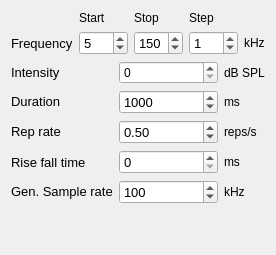
          <widget class="QWidget" name="page_2">
           <layout class="QVBoxLayout" name="verticalLayout_5">
            <item>
             <layout class="QGridLayout" name="gridLayout_8">
              <item row="1" column="4">
               <widget class="QLabel" name="label_63">
                <property name="sizePolicy">
                 <sizepolicy hsizetype="Fixed" vsizetype="Preferred">
                  <horstretch>0</horstretch>
                  <verstretch>0</verstretch>
                 </sizepolicy>
                </property>
                <property name="text">
                 <string>kHz</string>
                </property>
               </widget>
              </item>
              <item row="1" column="2">
               <widget class="QSpinBox" name="freq_stop_spnbx_2">
                <property name="font">
                 <font>
                  <pointsize>10</pointsize>
                 </font>
                </property>
                <property name="maximum">
                 <number>200</number>
                </property>
                <property name="value">
                 <number>150</number>
                </property>
               </widget>
              </item>
              <item row="1" column="0">
               <widget class="QLabel" name="label_64">
                <property name="sizePolicy">
                 <sizepolicy hsizetype="Fixed" vsizetype="Preferred">
                  <horstretch>0</horstretch>
                  <verstretch>0</verstretch>
                 </sizepolicy>
                </property>
                <property name="font">
                 <font>
                  <pointsize>10</pointsize>
                 </font>
                </property>
                <property name="text">
                 <string>Frequency</string>
                </property>
               </widget>
              </item>
              <item row="1" column="1">
               <widget class="QSpinBox" name="freq_start_spnbx_2">
                <property name="font">
                 <font>
                  <pointsize>10</pointsize>
                 </font>
                </property>
                <property name="maximum">
                 <number>200</number>
                </property>
                <property name="singleStep">
                 <number>5</number>
                </property>
                <property name="value">
                 <number>5</number>
                </property>
               </widget>
              </item>
              <item row="0" column="2">
               <widget class="QLabel" name="label_67">
                <property name="text">
                 <string>Stop</string>
                </property>
               </widget>
              </item>
              <item row="0" column="1">
               <widget class="QLabel" name="label_65">
                <property name="text">
                 <string>Start</string>
                </property>
               </widget>
              </item>
              <item row="0" column="3">
               <widget class="QLabel" name="label_68">
                <property name="text">
                 <string>Step</string>
                </property>
               </widget>
              </item>
              <item row="1" column="3">
               <widget class="QSpinBox" name="freq_step_spnbx_2">
                <property name="font">
                 <font>
                  <pointsize>10</pointsize>
                 </font>
                </property>
                <property name="maximum">
                 <number>100</number>
                </property>
                <property name="value">
                 <number>1</number>
                </property>
               </widget>
              </item>
             </layout>
            </item>
            <item>
             <layout class="QGridLayout" name="gridLayout_6">
              <item row="3" column="1">
               <widget class="QSpinBox" name="risefall_spnbx_4">
                <property name="font">
                 <font>
                  <pointsize>10</pointsize>
                 </font>
                </property>
                <property name="maximum">
                 <number>100</number>
                </property>
               </widget>
              </item>
              <item row="3" column="2">
               <widget class="QLabel" name="label_47">
                <property name="sizePolicy">
                 <sizepolicy hsizetype="Fixed" vsizetype="Fixed">
                  <horstretch>0</horstretch>
                  <verstretch>0</verstretch>
                 </sizepolicy>
                </property>
                <property name="text">
                 <string>ms</string>
                </property>
               </widget>
              </item>
              <item row="2" column="1">
               <widget class="QDoubleSpinBox" name="reprate_spnbx_3">
                <property name="font">
                 <font>
                  <pointsize>10</pointsize>
                 </font>
                </property>
                <property name="minimum">
                 <double>0.100000000000000</double>
                </property>
                <property name="maximum">
                 <double>10.000000000000000</double>
                </property>
                <property name="value">
                 <double>0.500000000000000</double>
                </property>
               </widget>
              </item>
              <item row="3" column="0">
               <widget class="QLabel" name="label_44">
                <property name="font">
                 <font>
                  <pointsize>10</pointsize>
                 </font>
                </property>
                <property name="text">
                 <string>Rise fall time</string>
                </property>
               </widget>
              </item>
              <item row="4" column="2">
               <widget class="QLabel" name="label_45">
                <property name="sizePolicy">
                 <sizepolicy hsizetype="Fixed" vsizetype="Fixed">
                  <horstretch>0</horstretch>
                  <verstretch>0</verstretch>
                 </sizepolicy>
                </property>
                <property name="text">
                 <string>kHz</string>
                </property>
               </widget>
              </item>
              <item row="4" column="0">
               <widget class="QLabel" name="label_46">
                <property name="sizePolicy">
                 <sizepolicy hsizetype="Fixed" vsizetype="Fixed">
                  <horstretch>0</horstretch>
                  <verstretch>0</verstretch>
                 </sizepolicy>
                </property>
                <property name="font">
                 <font>
                  <pointsize>10</pointsize>
                 </font>
                </property>
                <property name="text">
                 <string>Gen. Sample rate</string>
                </property>
               </widget>
              </item>
              <item row="4" column="1">
               <widget class="QSpinBox" name="aosr_spnbx_3">
                <property name="font">
                 <font>
                  <pointsize>10</pointsize>
                 </font>
                </property>
                <property name="minimum">
                 <number>10</number>
                </property>
                <property name="maximum">
                 <number>1000</number>
                </property>
                <property name="singleStep">
                 <number>10</number>
                </property>
                <property name="value">
                 <number>100</number>
                </property>
               </widget>
              </item>
              <item row="1" column="0">
               <widget class="QLabel" name="label_48">
                <property name="sizePolicy">
                 <sizepolicy hsizetype="Preferred" vsizetype="Fixed">
                  <horstretch>0</horstretch>
                  <verstretch>0</verstretch>
                 </sizepolicy>
                </property>
                <property name="font">
                 <font>
                  <pointsize>10</pointsize>
                 </font>
                </property>
                <property name="text">
                 <string>Duration</string>
                </property>
               </widget>
              </item>
              <item row="2" column="0">
               <widget class="QLabel" name="label_49">
                <property name="sizePolicy">
                 <sizepolicy hsizetype="Fixed" vsizetype="Fixed">
                  <horstretch>0</horstretch>
                  <verstretch>0</verstretch>
                 </sizepolicy>
                </property>
                <property name="font">
                 <font>
                  <pointsize>10</pointsize>
                 </font>
                </property>
                <property name="text">
                 <string>Rep rate</string>
                </property>
               </widget>
              </item>
              <item row="1" column="1">
               <widget class="QSpinBox" name="dur_spnbx_4">
                <property name="font">
                 <font>
                  <pointsize>10</pointsize>
                 </font>
                </property>
                <property name="minimum">
                 <number>100</number>
                </property>
                <property name="maximum">
                 <number>50000</number>
                </property>
                <property name="singleStep">
                 <number>100</number>
                </property>
                <property name="value">
                 <number>1000</number>
                </property>
               </widget>
              </item>
              <item row="1" column="2">
               <widget class="QLabel" name="label_50">
                <property name="sizePolicy">
                 <sizepolicy hsizetype="Preferred" vsizetype="Fixed">
                  <horstretch>0</horstretch>
                  <verstretch>0</verstretch>
                 </sizepolicy>
                </property>
                <property name="text">
                 <string>ms</string>
                </property>
               </widget>
              </item>
              <item row="2" column="2">
               <widget class="QLabel" name="label_51">
                <property name="sizePolicy">
                 <sizepolicy hsizetype="Fixed" vsizetype="Fixed">
                  <horstretch>0</horstretch>
                  <verstretch>0</verstretch>
                 </sizepolicy>
                </property>
                <property name="text">
                 <string>reps/s</string>
                </property>
               </widget>
              </item>
              <item row="0" column="2">
               <widget class="QLabel" name="label_9">
                <property name="text">
                 <string>dB SPL</string>
                </property>
               </widget>
              </item>
              <item row="0" column="1">
               <widget class="QSpinBox" name="spinBox_4"/>
              </item>
              <item row="0" column="0">
               <widget class="QLabel" name="label_52">
                <property name="font">
                 <font>
                  <pointsize>10</pointsize>
                 </font>
                </property>
                <property name="text">
                 <string>Intensity</string>
                </property>
               </widget>
              </item>
             </layout>
            </item>
            <item>
             <spacer name="verticalSpacer_3">
              <property name="orientation">
               <enum>Qt::Vertical</enum>
              </property>
              <property name="sizeHint" stdset="0">
               <size>
                <width>20</width>
                <height>40</height>
               </size>
              </property>
             </spacer>
            </item>
           </layout>
          </widget>
